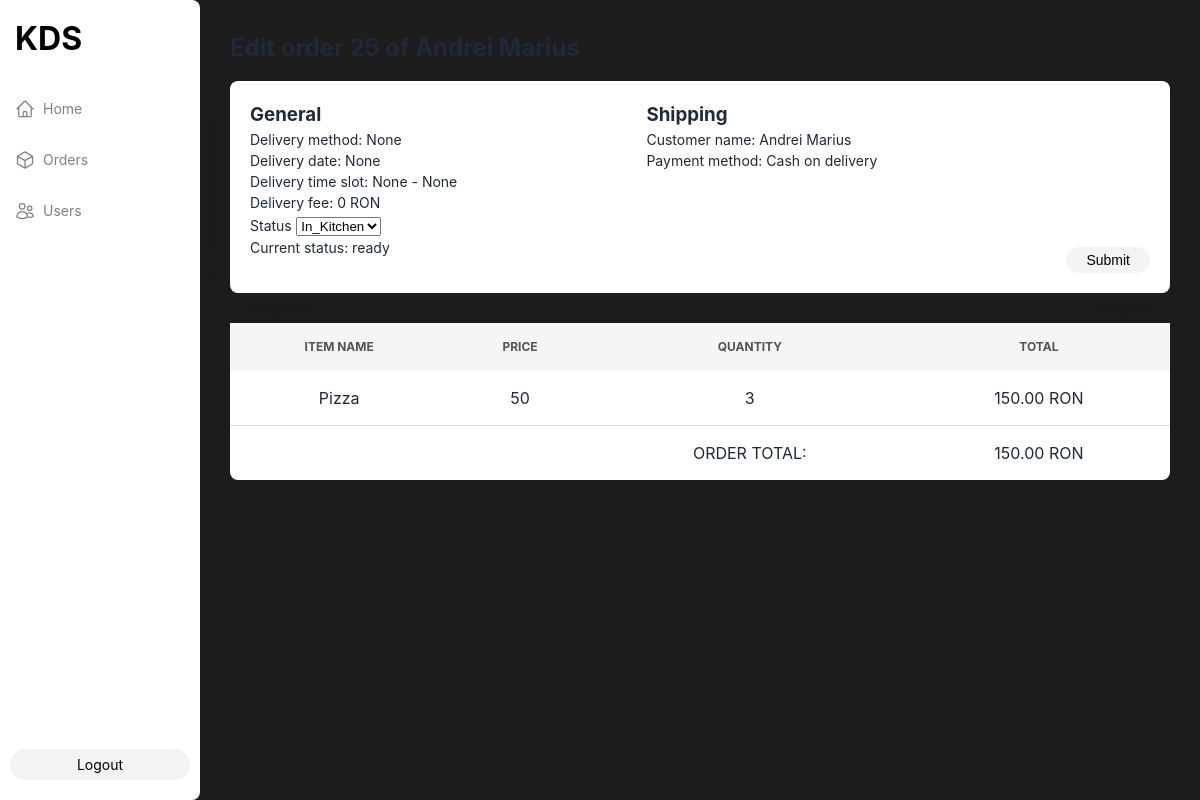
Screenshot of /order/25/edit (signed in) with the database file from the repository.
### models.py (models this page shows)
class Order(db.Model):
    __tablename__ = 'orders'
    __table_args__ = (
        db.UniqueConstraint('fk_order_store_id', 'woo_order_id', name='uq_orders_store_woo_order'),
    )
    id = db.Column(db.Integer, primary_key=True)
    woo_order_id = db.Column(db.Integer, index=True, nullable=False)
    addons = db.Column(db.JSON, default=dict)
    status = db.Column(
        db.String(20),
        nullable=False,
        default="in_kitchen",
        server_default="in_kitchen"
    )
    store_id = db.Column(
        "fk_order_store_id",
        db.Integer,
        db.ForeignKey("stores.id", name="fk_order_store_id", ondelete="CASCADE"),
        nullable=False,
    )
    created_at = db.Column(db.DateTime, index=True)
    delivered_at = db.Column(db.DateTime, index=True)
    customer_name = db.Column(db.String(120))
    payment_method = db.Column(db.String(50))
    total = db.Column(db.Numeric(10, 2))
    line_items = db.Column(db.JSON)

### order_routes.py (the view, shortened to what this page needs)
@orders_bp.route('/order/<int:id>/edit', methods=["GET", "POST"])
@login_required
def edit_order(id):
    order = Order.query.filter_by(id=id).first()
    if not order:
        flash("Error viewing the order", "error")
        return redirect(url_for('orders.show_orders'))
    store = Store.query.filter_by(user_id=session.get('user_id')).first()
    if not store:
        flash("Store is not set up", "error")
        return redirect(url_for('orders.show_orders'))
    return render_template('edit_order.html', order=order, store=store)

### app.py (called while the page is built)
def role_injection():
    return dict(role = session.get("role"))

def clock_injection():
    return dict(clock = datetime.now().strftime("%H:%M"))

def user_injection():
    curr_user = None
    if 'user_id' in session:
        curr_user = User.query.get(session.get('user_id')).username
    return dict(curr_user = curr_user)

### extensions.py (called while the page is built)
def login_required(f):
    @wraps(f)
    def decorated_function(*args, **kwargs):
        if "user_id" not in session:
            return redirect(url_for('login'))
        return f(*args, **kwargs)
    return decorated_function

### templates/edit_order.html (shortened to what this page needs)
{% extends "base.html" %}
{% block content %}
<div class="edit-order-content">
    <h2>Edit order {{ order.id }} of {{ order.customer_name }}</h2>
    <form class="edit-order-form" method="POST">
        <div class="general-info">
            <h3>General</h3>
            {% if 'delivery_date_and_time' in store.addons %}
                <p>Delivery method: {{ order.addons.get('delivery_date_and_time', {}).get('delivery_method', None) | title }}</p>
                <p>Delivery date: {{ order.addons.get('delivery_date_and_time', {}).get('delivery_date', None) }}</p>
                <p>Delivery time slot: {{ order.addons.get('delivery_date_and_time', {}).get('time_slot_start_time', None) }} - {{ order.addons.get('delivery_date_and_time', {}).get('time_slot_end_time', None) }}</p>
                <p>Delivery fee: {{ order.addons.get('delivery_date_and_time', {}).get('time_slot_fee', 0) }} RON</p>
            {% endif %}
            <div class="status">
                <label for="status">Status</label>
                <select name="status" id="status">
                    {% set options = ["in_kitchen", "ready", "delivered"] %}
                    {% for option in options %}
                        <option value="{{ option }}">{{ option.title() }}</option>
                    {% endfor %}
                </select>
                <p>Current status: {{ order.status }}</p>
            </div>
        </div>
        <div class="shipping-info">
            <h3>Shipping</h3>
            <p>Customer name: {{ order.customer_name }}</p>
            <p>Payment method:
                {% if order.payment_method == "cod" %}
                    Cash on delivery
                {% elif order.payment_method == "bacs" %}
                    Bank transfer
                {% endif %}
            </p>
        </div>
        <div class="submit">
            <input class="admin-button" id="edit-order-button" type="submit">
        </div>
    </form>
    <table class="edit-order-items">
        <tr>
            <th>Item name</th>
            <th>Price</th>
            <th>Quantity</th>
            <th>Total</th>
        </tr>
        {% for item in order.line_items %}
            <tr>
                <td>{{ item.name }}</td>
                <td>{{ item.price }}</td>
                <td>{{ item.quantity }}</td>
                <td>{{ item.total }} RON</td>
            </tr>
        {% endfor %}
        <tr>
            <td></td>
            <td></td>
            <td>ORDER TOTAL:</td>
            <td>{{ order.total }} RON</td>
        </tr>
    </table>
</div>
{% endblock %}

### static/css/style.css (style rules this page uses)
* { box-sizing: border-box; margin: 0; padding: 0; }
body { position: relative; font-family: 'Inter', 'Roboto', sans-serif; line-height: 1.5; color: #1f2937 }
.admin-button { font-size: 14px; color: black; background-color: #f3f3f3; border-radius: 30px; box-shadow: none; text-decoration: none; padding: 5px 20px; border: none; cursor: pointer; }
.edit-order-content { margin: 30px; }
.edit-order-content h2 { margin-bottom: 15px; }
.edit-order-form { display: flex; flex-direction: row; justify-content: space-between; background-color: white; width: 100%; padding: 20px; margin-bottom: 30px; border-radius: 8px; box-shadow: 0px 0px 40px -20px rgba(0,0,0,0.2); }
.general-info, .billing-info, .shipping-info { display: flex; flex-direction: column; margin-bottom: 15px; }
.edit-order-form p, label { font-size: 14px; }
.submit { display: flex; align-items: flex-end; }
.edit-order-items { width: 100%; background-color: white; border-spacing: 0px; border-collapse: separate; border-radius: 8px; box-shadow: 0px 0px 40px -20px rgba(0,0,0,0.2); }
.edit-order-items td, .orders-items th { padding: 15px; text-align: center; border-bottom: 1px solid #ddd; }
.edit-order-items th { background-color: #f5f5f5; padding: 15px; font-size: 12px; color: #535353; text-transform: uppercase; }
.edit-order-items tr:last-child td { border-bottom: none; }

### rows the page displays
Order: addons.get "None", addons.get "0", status "ready", customer_name "Andrei Marius", total "150.00"

### other values shown
{{ item.name }} "Pizza"
{{ item.price }} "50"
{{ item.quantity }} "3"
{{ item.total }} "150.00"
form field status "In_Kitchen"
